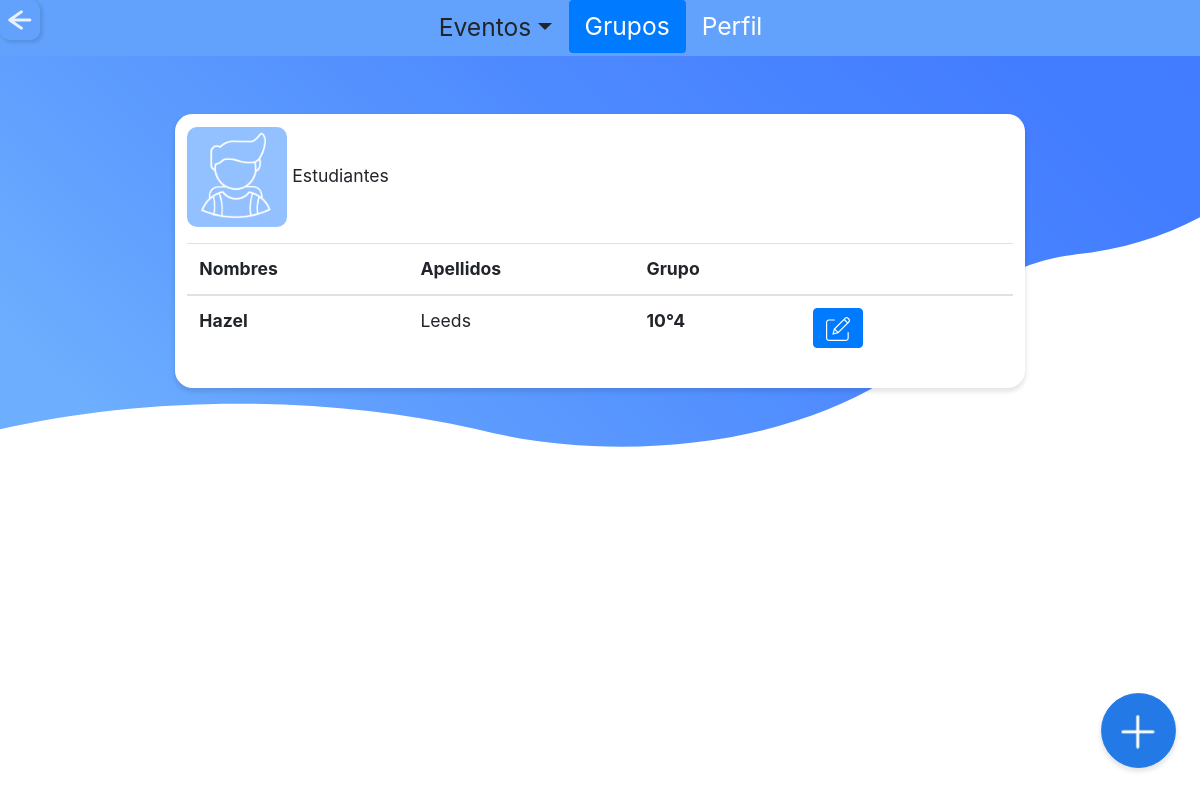
Page /admin/estudiantes.php (signed in) on the committed database.
### tables this page shows
CREATE TABLE `tbl_estudiante` (
  `id_estudiante` varchar(10) NOT NULL,
  `nombre_e` varchar(30) NOT NULL,
  `apellido_e` varchar(30) NOT NULL,
  `matricula_e` varchar(20) NOT NULL,
  `contrasena_e` varchar(20) NOT NULL,
  `codigo_g` varchar(10) NOT NULL
);

CREATE TABLE `tbl_grupo` (
  `codigo_g` varchar(10) NOT NULL,
  `grado_g` int(11) NOT NULL,
  `grupo_g` varchar(3) NOT NULL,
  `id_jornada` varchar(3) NOT NULL
);

### admin/estudiantes.php (the view, shortened to what this page needs)
<?php
  include "../php/conexion.php";
  include "../php/variables.php";
?>
<!doctype html>
<html>
  <head>
  <?php
    $title="Administrador | SchoolTime";
    echo Links($title);
    ?>
  </head>
  <body>
    <?php
    $titulo="grupos";
    echo Eventos($titulo); ?>
<br>
<br>
<br>
<br>
<div class="center-90">
<div class="titulo_perfil default">
  <div class="medio">
  <div class="row no-gutters">
  <div class="col-md-3">
  <img class="tipo-evento" src="../iconos/estudiante.png">
  Estudiantes
  </div>
  <div class="col-md-9">
  </div>
  </div>
    <div class="table-responsive">
    <table class="table margin-top-1">
    <thead>
    <tr>
      <th scope="col">Nombres</th>
      <th>Apellidos</th>
      <th>Grupo</th>
      <th></th>
      <th></th>
    </tr>
  </thead>
  <?php
	$queryDoc="SELECT * FROM tbl_estudiante ORDER BY nombre_e";
	$resultadoDoc=$conexion->query($queryDoc);
	while ($rowDoc=$resultadoDoc->fetch_assoc()){
  ?>
  <tbody>
    <tr>
    <th scope="col"> <?php echo $rowDoc['nombre_e']?> </th>
     <td> <?php echo $rowDoc['apellido_e']?> </td>
     <?php
     $codigo = $rowDoc['codigo_g'];
     $query="SELECT * FROM tbl_grupo WHERE codigo_g='$codigo'";
     $resultadoG=$conexion->query($query);
     $rowG=$resultadoG->fetch_assoc();
     ?>
     <th><?php if($rowG['grado_g']!=null){
      echo $rowG['grado_g'];?>°<?php echo $rowG['grupo_g'];
      }?></th>
     <td>
      <a  href="actualizar_est.php?id=<?php echo $rowDoc['id_estudiante']?>" style="color: white; text-decoration: none; ">
     <button type="button" class="btn btn-primary btn-icon-2">
      <img class="icon" src="../svg/edit.svg"></button></a>
     </td>
    </tr>
    <?php
}
?>
  </tbody>
</table>
</div>
  </div>
</div>
</div>
<center>
  <div class="form-check form-check-inline">
  <input class="btn_ok large" type="button" onclick="window.location.href = '<?php echo $n_estudiante?>';" value="Nuevo Estudiante">
  </div>
  </center>
  </body>
</html>

### css/style.css (style rules this page uses)
* { padding: 0; margin: 0; }
body { background: url(../svg/back_one.svg) no-repeat center center fixed; background-size: cover; font-size: 110%; }
.center-90 { margin: 0 auto; max-width: 90%; padding: 0.5em; border: 0px solid #CCC; border-radius: 1em; background-color: transparent; }
.icon { width:100%; }
.btn-icon-2 { max-width:50px; }
.btn_ok { position: fixed; bottom: 0; right: 1.5rem; display: inline-block; font-weight: 400; color: transparent; -webkit-user-select: none; -moz-user-select: none; -ms-user-select: none; user-select: none; width: 75px; height: 75px; box-shadow: 0px 3px 4px 1px rgba(0, 0, 0, 0.1); background-color: c; background: url(../iconos/nuevo_env.png) no-repeat center center; background-size: 100%; border: 1px solid #2379E6; padding: 0.375rem 0.75rem; margin-bottom: 2rem; line-height: 1.5; border-radius: 3rem; margin-left: -1.5rem; transition: width .7s; }
input { background-color: white; width: 80px; height: 80px; border-radius: 10px; border-color: transparent; color: transparent; box-shadow: 2px 2px 3px 1px rgba(0, 0, 0, 0.1); }
.large { font-size: 140%; }
.tipo-evento { background-color: white; width: 100px; height: 100px; border-radius: 10px; border-color: #F2F2F2; color: transparent; }
.medio { margin: 0 auto; max-width: 80%; padding: 0.7em; border: 0px solid #CCC; box-shadow: 0px 3px 4px 1px rgba(0, 0, 0, 0.1); border-radius: 1em; background-color: white; margin-bottom: 0.6rem; text-decoration: none; }
.margin-top-1 { margin-top: 1rem; }

### rows in the picture
tbl_estudiante: nombre_e "Hazel", apellido_e "Leeds", codigo_g.grado_g "10", codigo_g.grupo_g "4"
